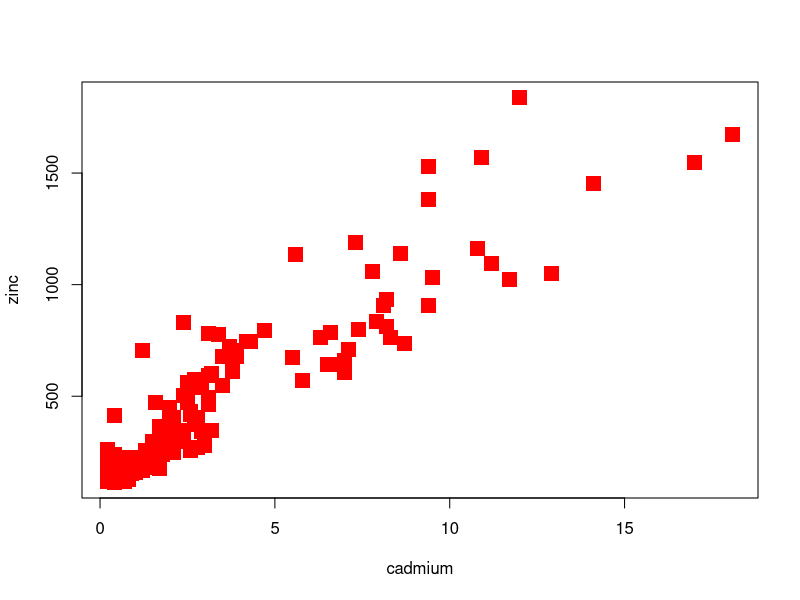
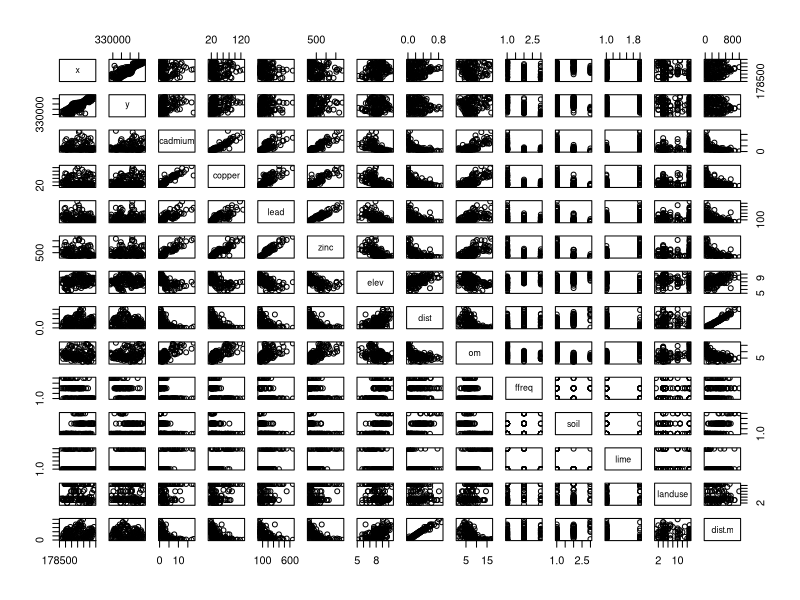
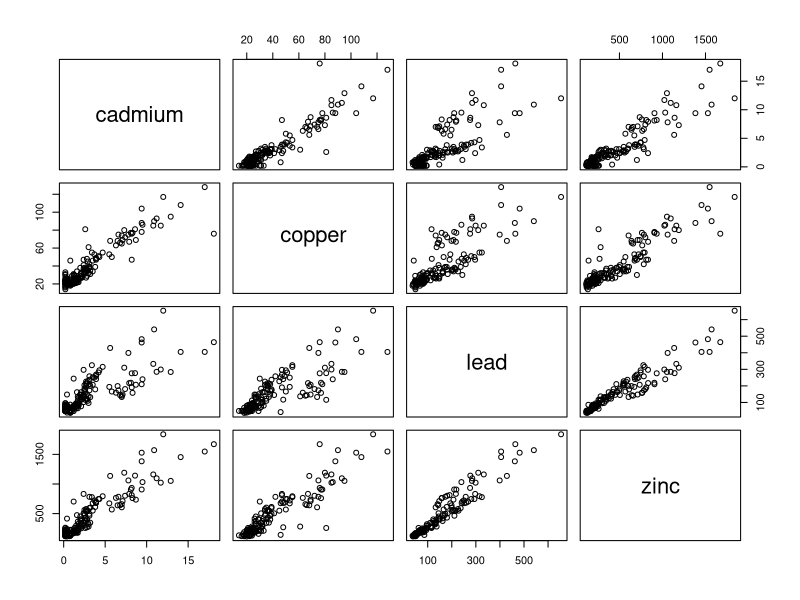
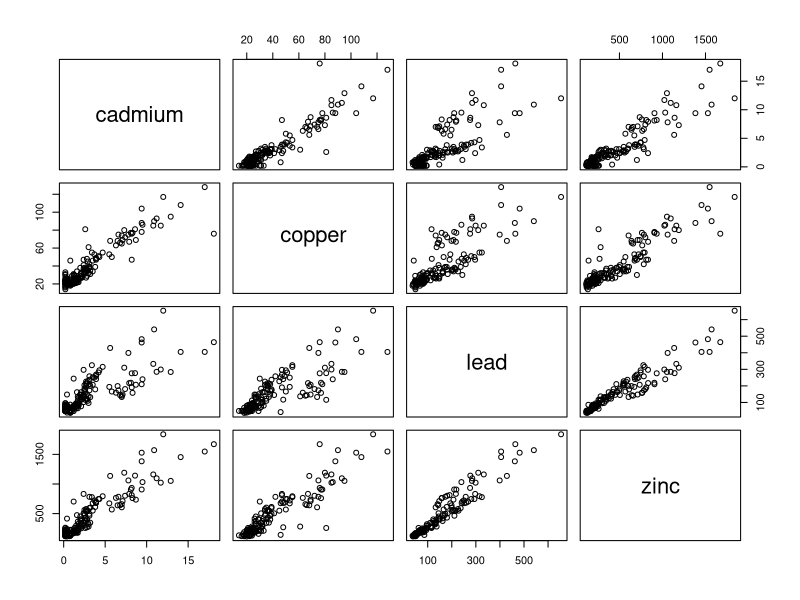
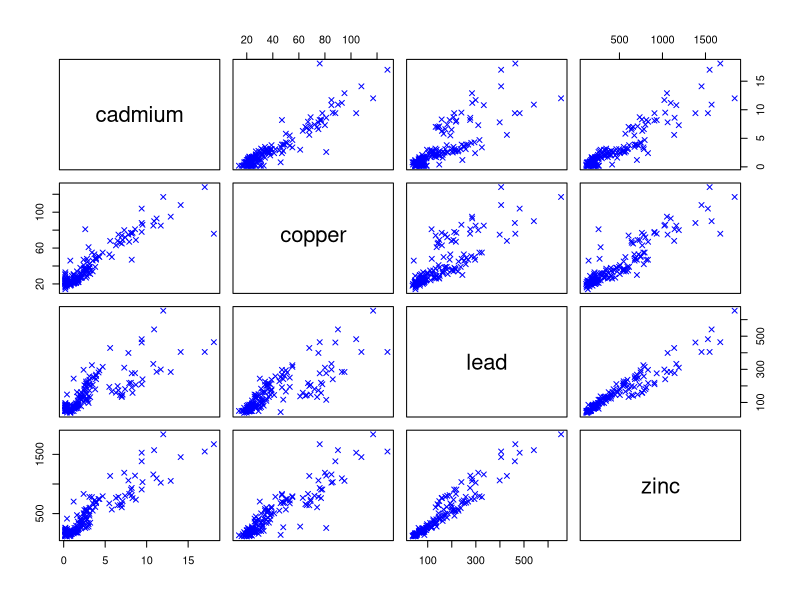
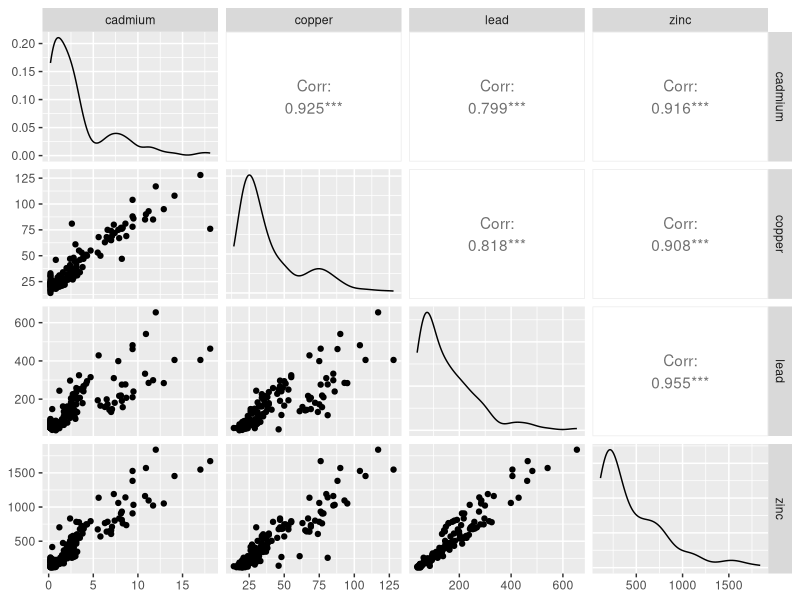

Here is the R script that generated these plots, in order:
### Multipanel in R: the second lecture of monitoring Ecosystem

install.packages("sp")
install.packages("GGally")      #this is used for the function ggpairs()
                                # it's a packages that we use after

library(sp)                     #require(sp) doeas the same 
library(GGally)                 #used for the other package installed

data(meuse) #there is a dataset available named meuse
attach (meuse)

#EXERCISE: see the names of the variabes and plot cadmium versus zinc
#there are two ways to see the names of the variables:
#the fist is

names (meuse)

#the second is 

#head (meuse)
plot(cadmium,zinc,pch=15,col="red",cex=2)

#Exercise:make all the possible paiwis plots of the dataset
#plot(x,cadmium)
#plot(x,zinc)
#plot...
#plot isn't a god idea, so we use PAIRS(meuse)

pairs(meuse)

#the result is a multipanel, that are all the graphs in one figure 
#in case you receive the error "the size is too large", you have to reshape with the mouse the graph window

pairs(~ cadmium+copper+lead+zinc, data=meuse)  

#grouping variabiles 
# ~ called tilde --> blocnum alt+126
#comma separates different arguments

pairs(meuse[,3:6])
#name of dataset + make the subset of the dataset  "," comma means "strart from" ":" means "untile"
#it is another way to to pairs(~ cadmium+copper+lead+zinc, data=meuse) 

#Exercise: prettify this graph = modify the characteristics of the graph

pairs(meuse[,3:6], col="blue", pch=4, cex=1)

#go up at the beginning of the code and istall another package
#GGally package will prettify the graph
#install the package and use the library(GGally)

ggpairs(meuse[,3:6])

#reading of the graph: cadium and copper have very high correlation (0<correlation<1)
